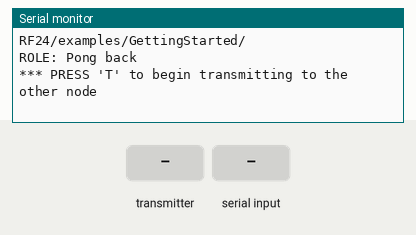
Bench run of a sketch on a simulated Arduino Uno, built with avr-gcc and run on an emulated ATmega328P. On the bench: the last lines printed to the serial monitor. The inputs (shaded band) are chosen by the test bench. No radio packets arrive unless stated.

Above: at 1.2 s.
1.3 s: the transmitter starts sending got_data = 0
At 2.4 s:
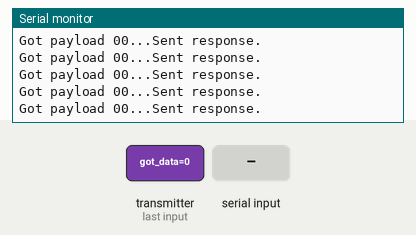
3.2 s: "T" received over Serial
At 4.0 s:
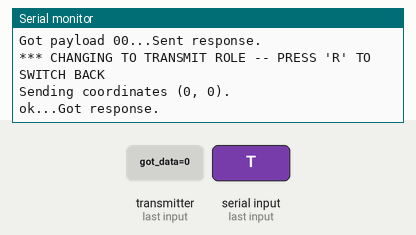
Timing chart, 0 to 6.2 s (numbered marks = the images above; inputs shaded):
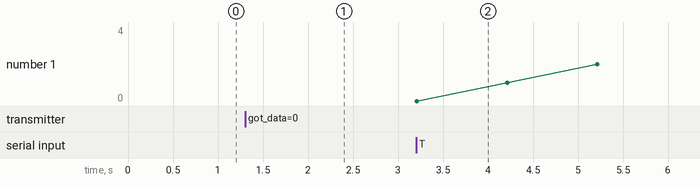

The sketch:

SendRobotPosition.ino
```cpp
// (licence header left out)
/**
 * Example for Getting Started with nRF24L01+ radios.
 *
 * This is an example of how to use the RF24 class.  Write this sketch to two
 * different nodes.  Put one of the nodes into 'transmit' mode by connecting
 * with the serial monitor and sending a 'T'.  The ping node sends the current
 * time to the pong node, which responds by sending the value back.  The ping
 * node can then see how long the whole cycle took.
 */

#include <SPI.h>
#include "nRF24L01.h"
#include "RF24.h"
#include "printf.h"

//
// Hardware configuration
//

// Set up nRF24L01 radio on SPI bus plus pins 9 & 10

RF24 radio(9,10);

//
// Topology
//

// Radio pipe addresses for the 2 nodes to communicate.
const uint64_t pipes[2] = { 0x0000000002LL, 0x0000000003LL };

//
// Role management
//
// Set up role.  This sketch uses the same software for all the nodes
// in this system.  Doing so greatly simplifies testing.
//

// The various roles supported by this sketch
typedef enum { role_ping_out = 1, role_pong_back } role_e;

// The debug-friendly names of those roles
const char* role_friendly_name[] = { "invalid", "Ping out", "Pong back"};

// The role of the current running sketch
role_e role = role_pong_back;

unsigned int pack_payload(unsigned char x, unsigned char y) {
  // Top 4 bits are y and bottom 4 bits are x
  return (y << 4) | x;
}

void setup(void)
{
  //
  // Print preamble
  //

  Serial.begin(57600);
  printf_begin();
  printf("\n\rRF24/examples/GettingStarted/\n\r");
  printf("ROLE: %s\n\r",role_friendly_name[role]);
  printf("*** PRESS 'T' to begin transmitting to the other node\n\r");

  //
  // Setup and configure rf radio
  //

  radio.begin();

  // optionally, increase the delay between retries & # of retries
  radio.setRetries(15,15);
  radio.setAutoAck(true);
  // set the channel
  radio.setChannel(0x50);
  // set the power
  // RF24_PA_MIN=-18dBm, RF24_PA_LOW=-12dBm, RF24_PA_MED=-6dBM, and RF24_PA_HIGH=0dBm.
  radio.setPALevel(RF24_PA_MIN);
  //RF24_250KBPS for 250kbs, RF24_1MBPS for 1Mbps, or RF24_2MBPS for 2Mbps
  radio.setDataRate(RF24_250KBPS);

  // optionally, reduce the payload size.  seems to
  // improve reliability
  //radio.setPayloadSize(8);

  //
  // Open pipes to other nodes for communication
  //

  // This simple sketch opens two pipes for these two nodes to communicate
  // back and forth.
  // Open 'our' pipe for writing
  // Open the 'other' pipe for reading, in position #1 (we can have up to 5 pipes open for reading)

  if ( role == role_ping_out )
  {
    radio.openWritingPipe(pipes[0]);
    radio.openReadingPipe(1,pipes[1]);
  }
  else
  {
    radio.openWritingPipe(pipes[1]);
    radio.openReadingPipe(1,pipes[0]);
  }

  //
  // Start listening
  //

  radio.startListening();

  //
  // Dump the configuration of the rf unit for debugging
  //

  radio.printDetails();
}

void loop(void)
{
  //
  // Ping out role.  Repeatedly send the current time
  //

  if (role == role_ping_out)
  {
    unsigned char x, y;
    unsigned char payload;

    for (x = 0; x < 4; x++) {
      for (y = 0; y < 5; y++) {
        // First, stop listening so we can talk.
        radio.stopListening();

        payload = pack_payload(x, y);
        printf("Sending coordinates (%d, %d).\n", x, y);
        bool ok = radio.write( &payload, sizeof(unsigned char) );

        if (ok)
          printf("ok...");
        else
          printf("failed.\n\r");

        // Now, continue listening
        radio.startListening();

        // Wait here until we get a response, or timeout (250ms)
        unsigned long started_waiting_at = millis();
        bool timeout = false;
        while ( ! radio.available() && ! timeout )
          if (millis() - started_waiting_at > 200 )
            timeout = true;

        // Describe the results
        if ( timeout ) {
          printf("Failed, response timed out.\n\r");
        }
        else {
          printf("Got response.\n");
        }

        delay(1000);
      }
    }
  }

  //
  // Pong back role.  Receive each packet, dump it out, and send it back
  //

  if ( role == role_pong_back )
  {
    // if there is data ready
    if ( radio.available() )
    {
      // Dump the payloads until we've gotten everything
      unsigned char got_data;
      bool done = false;
      while (!done)
      {
        // Fetch the payload, and see if this was the last one.
        done = radio.read( &got_data, sizeof(unsigned char) );

        // Spew it
        // Print the received data as a decimal
        printf("Got payload %.2x...", got_data & 0xff);

        // Delay just a little bit to let the other unit
        // make the transition to receiver
        delay(20);

      }

      // First, stop listening so we can talk
      radio.stopListening();

      // Send the final one back.
      radio.write( &got_data, sizeof(unsigned char) );
      printf("Sent response.\n\r");

      // Now, resume listening so we catch the next packets.
      radio.startListening();
    }
  }

  //
  // Change roles
  //

  if ( Serial.available() )
  {
    char c = toupper(Serial.read());
    if ( c == 'T' && role == role_pong_back )
    {
      printf("*** CHANGING TO TRANSMIT ROLE -- PRESS 'R' TO SWITCH BACK\n\r");

      // Become the primary transmitter (ping out)
      role = role_ping_out;
      radio.openWritingPipe(pipes[0]);
      radio.openReadingPipe(1,pipes[1]);
    }
    else if ( c == 'R' && role == role_ping_out )
    {
      printf("*** CHANGING TO RECEIVE ROLE -- PRESS 'T' TO SWITCH BACK\n\r");

      // Become the primary receiver (pong back)
      role = role_pong_back;
      radio.openWritingPipe(pipes[1]);
      radio.openReadingPipe(1,pipes[0]);
    }
  }
}
// vim:cin:ai:sts=2 sw=2 ft=cpp
```

printf.h
```cpp
// (licence header left out)
/**
 * @file printf.h
 *
 * Setup necessary to direct stdout to the Arduino Serial library, which
 * enables 'printf'
 */

#ifndef __PRINTF_H__
#define __PRINTF_H__

#ifdef ARDUINO

int serial_putc( char c, FILE * )
{
  Serial.write( c );

  return c;
}

void printf_begin(void)
{
  fdevopen( &serial_putc, 0 );
}

#else
#error This example is only for use on Arduino.
#endif // ARDUINO

#endif // __PRINTF_H__
```

Measured:
- after the input at 1.3 s, the serial monitor: prints a new line at once (image 1)
- after the input at 3.2 s, the serial monitor: prints a new line at once (image 2)
